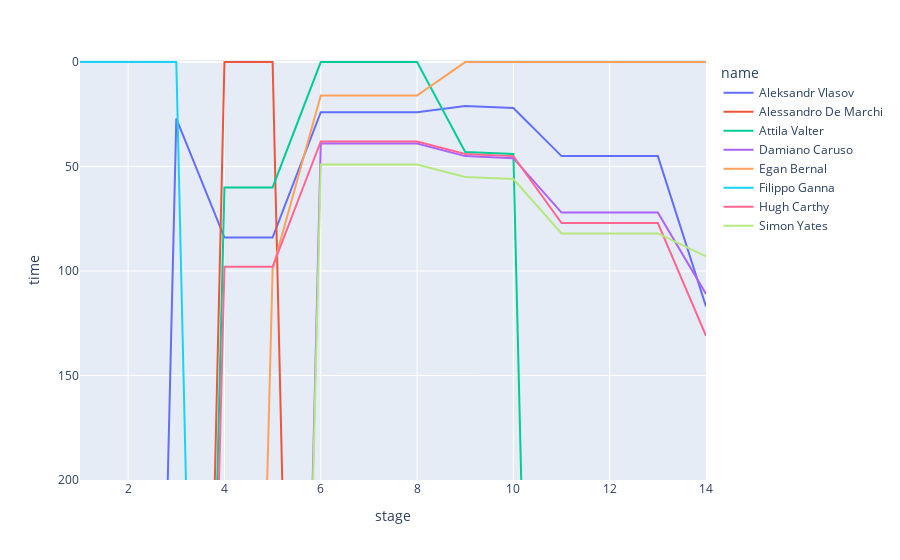

The notebook cell saved with this chart:
### Code cell
fig = px.line(df_giro, x='stage', y='time', color='name')
fig.update_layout(yaxis_range=[time_max, -1])
fig.show()

### Figure 1 — Plotly figure (JSON) as saved in the notebook; plotly's stock layout.template omitted (floating-point values rounded to 4 significant figures)
{"data": [{"hovertemplate": "name=Aleksandr Vlasov<br>stage=%{x}<br>time=%{y}<extra></extra>", "legendgroup": "Aleksandr Vlasov", "line": {"color": "#636efa", "dash": "solid"}, "mode": "lines", "name": "Aleksandr Vlasov", "orientation": "v", "showlegend": true, "type": "scatter", "x": [1, 2, 3, 4, 5, 6, 7, 8, 9, 10, 11, 12, 13, 14], "xaxis": "x", "y": [1000, 1000, 27, 84, 84, 24, 24, 24, 21, 22, 45, 45, 45, 117], "yaxis": "y"}, {"hovertemplate": "name=Alessandro De Marchi<br>stage=%{x}<br>time=%{y}<extra></extra>", "legendgroup": "Alessandro De Marchi", "line": {"color": "#EF553B", "dash": "solid"}, "mode": "lines", "name": "Alessandro De Marchi", "orientation": "v", "showlegend": true, "type": "scatter", "x": [1, 2, 3, 4, 5, 6, 7, 8, 9, 10, 11, 12, 13, 14], "xaxis": "x", "y": [1000, 1000, 1000, 0, 0, 1000, 1000, 1000, 1000, 1000, 1000, 1000, 1000, 1000], "yaxis": "y"}, {"hovertemplate": "name=Attila Valter<br>stage=%{x}<br>time=%{y}<extra></extra>", "legendgroup": "Attila Valter", "line": {"color": "#00cc96", "dash": "solid"}, "mode": "lines", "name": "Attila Valter", "orientation": "v", "showlegend": true, "type": "scatter", "x": [1, 2, 3, 4, 5, 6, 7, 8, 9, 10, 11, 12, 13, 14], "xaxis": "x", "y": [1000, 1000, 1000, 60, 60, 0, 0, 0, 43, 44, 1000, 1000, 1000, 1000], "yaxis": "y"}, {"hovertemplate": "name=Damiano Caruso<br>stage=%{x}<br>time=%{y}<extra></extra>", "legendgroup": "Damiano Caruso", "line": {"color": "#ab63fa", "dash": "solid"}, "mode": "lines", "name": "Damiano Caruso", "orientation": "v", "showlegend": true, "type": "scatter", "x": [1, 2, 3, 4, 5, 6, 7, 8, 9, 10, 11, 12, 13, 14], "xaxis": "x", "y": [1000, 1000, 1000, 1000, 1000, 39, 39, 39, 45, 46, 72, 72, 72, 111], "yaxis": "y"}, {"hovertemplate": "name=Egan Bernal<br>stage=%{x}<br>time=%{y}<extra></extra>", "legendgroup": "Egan Bernal", "line": {"color": "#FFA15A", "dash": "solid"}, "mode": "lines", "name": "Egan Bernal", "orientation": "v", "showlegend": true, "type": "scatter", "x": [1, 2, 3, 4, 5, 6, 7, 8, 9, 10, 11, 12, 13, 14], "xaxis": "x", "y": [1000, 1000, 1000, 1000, 99, 16, 16, 16, 0, 0, 0, 0, 0, 0], "yaxis": "y"}, {"hovertemplate": "name=Filippo Ganna<br>stage=%{x}<br>time=%{y}<extra></extra>", "legendgroup": "Filippo Ganna", "line": {"color": "#19d3f3", "dash": "solid"}, "mode": "lines", "name": "Filippo Ganna", "orientation": "v", "showlegend": true, "type": "scatter", "x": [1, 2, 3, 4, 5, 6, 7, 8, 9, 10, 11, 12, 13, 14], "xaxis": "x", "y": [0, 0, 0, 1000, 1000, 1000, 1000, 1000, 1000, 1000, 1000, 1000, 1000, 1000], "yaxis": "y"}, {"hovertemplate": "name=Hugh Carthy<br>stage=%{x}<br>time=%{y}<extra></extra>", "legendgroup": "Hugh Carthy", "line": {"color": "#FF6692", "dash": "solid"}, "mode": "lines", "name": "Hugh Carthy", "orientation": "v", "showlegend": true, "type": "scatter", "x": [1, 2, 3, 4, 5, 6, 7, 8, 9, 10, 11, 12, 13, 14], "xaxis": "x", "y": [1000, 1000, 1000, 98, 98, 38, 38, 38, 44, 45, 77, 77, 77, 131], "yaxis": "y"}, {"hovertemplate": "name=Simon Yates<br>stage=%{x}<br>time=%{y}<extra></extra>", "legendgroup": "Simon Yates", "line": {"color": "#B6E880", "dash": "solid"}, "mode": "lines", "name": "Simon Yates", "orientation": "v", "showlegend": true, "type": "scatter", "x": [1, 2, 3, 4, 5, 6, 7, 8, 9, 10, 11, 12, 13, 14], "xaxis": "x", "y": [1000, 1000, 1000, 1000, 1000, 49, 49, 49, 55, 56, 82, 82, 82, 93], "yaxis": "y"}], "layout": {"legend": {"title": {"text": "name"}, "tracegroupgap": 0}, "margin": {"t": 60}, "xaxis": {"anchor": "y", "domain": [0, 1], "title": {"text": "stage"}}, "yaxis": {"anchor": "x", "domain": [0, 1], "range": [200, -1], "title": {"text": "time"}}}}
